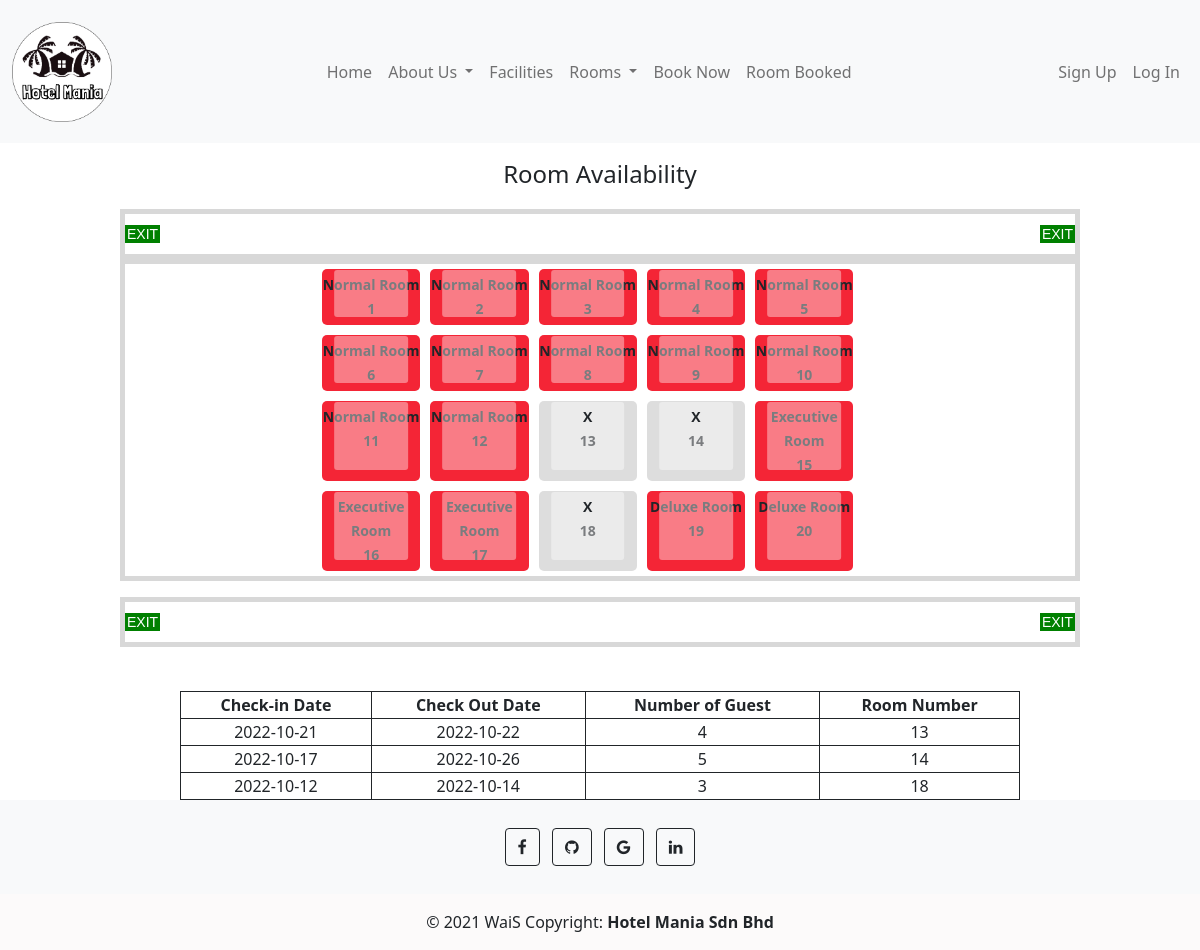
Before: /room-availability.php with the older database file.
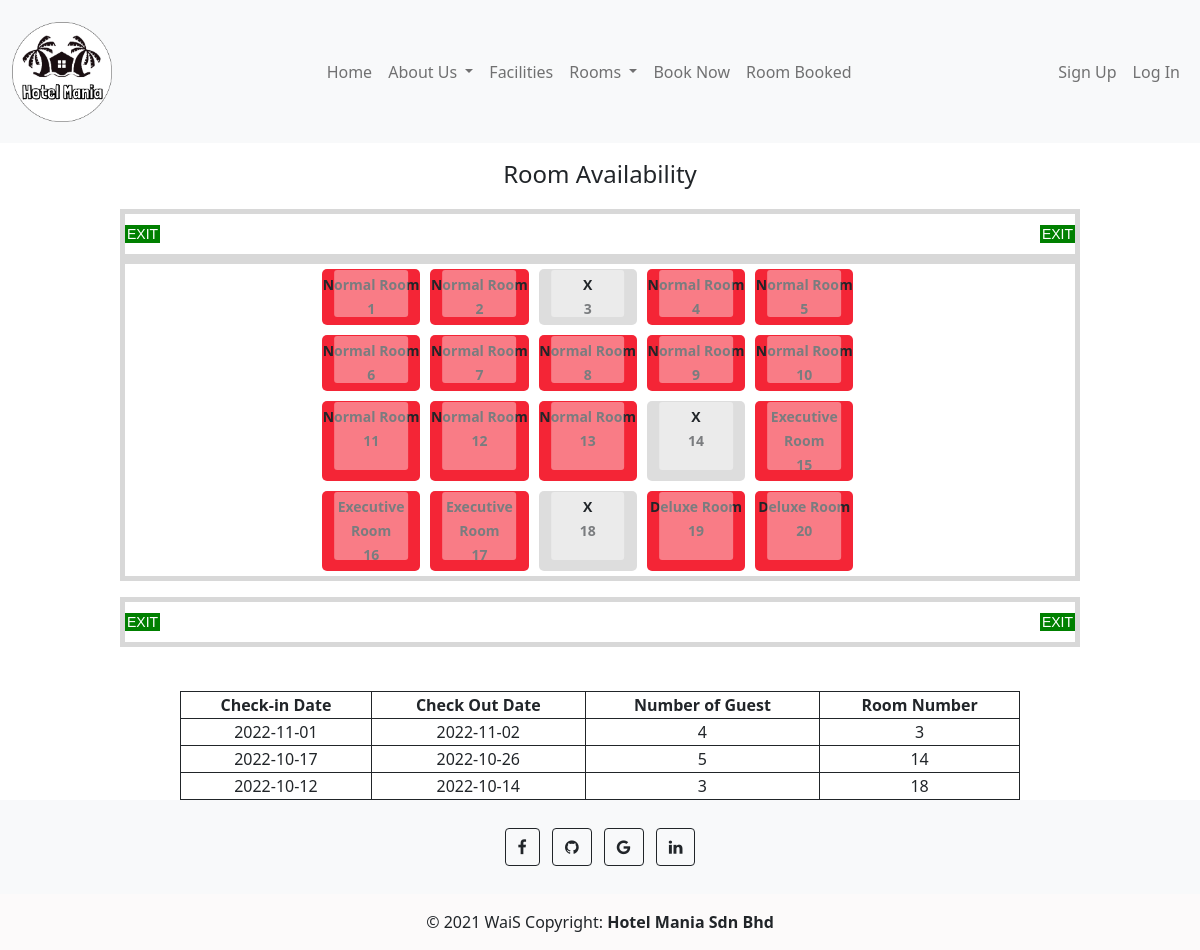
After: the same page with the newer database file.
### tables this page shows
CREATE TABLE `roomdb` (
  `roomId` int(11) NOT NULL,
  `roomNumber` int(11) NOT NULL,
  `roomFloor` int(11) NOT NULL,
  `roomAvailability` enum('available','unavailable') NOT NULL,
  `customerId` int(11) DEFAULT NULL,
  `roomType` enum('Normal','Executive','Deluxe') NOT NULL,
  `checkInDate` date DEFAULT NULL,
  `checkOutDate` date DEFAULT NULL,
  `numofGuest` int(11) DEFAULT NULL
);

### backend/config.php (called while the page is built)
<?php
require_once "product_db.php";
$product_db = new product_db();
?>

### backend/product_db.php (called while the page is built, shortened)
<?php
require_once "DBController.php";
class product_db extends DBController{
    function getRoomAvailability()
    {
        $query = "SELECT * FROM roomdb WHERE roomAvailability='unavailable'";
        $productResult = $this->getDBResult($query);
        return $productResult;
    }
    public function getRoom($query)
	{
        $query = "SELECT * FROM roomdb";
        $productResult = $this->getDBResult($query);
        return $productResult;
	}
}
?>

### backend/DBController.php (called while the page is built, shortened)
<?php
class DBController
{
    private $host = "localhost";
    private $user = "root";
    private $password = "";
    private $database = "hotel_mania";
    private static $conn;
    function __construct()
    {
        $this->conn = mysqli_connect($this->host, $this->user, $this->password, $this->database);
    }
    function getDBResult($query, $params = array())
    {
        $sql_statement = $this->conn->prepare($query);
        $sql_statement->execute();
        $result = $sql_statement->get_result();
        if ($result->num_rows > 0) {
            while ($row = $result->fetch_assoc()) {
                $resultset[] = $row;
            }
        }
        if (! empty($resultset)) {
            return $resultset;
        }
    }
}

### room-availability.php (the view, shortened to what the changed rows need)
<?php require_once "backend/config.php"; ?>
<!DOCTYPE html>
<html lang="en">
<head>
    <link rel="stylesheet" href="css/availability.css">
    <link href="https://cdn.jsdelivr.net/npm/bootstrap@5.1.1/dist/css/bootstrap.min.css" rel="stylesheet">
    <link rel="stylesheet" href="https://cdn.jsdelivr.net/npm/bootstrap-icons@1.6.0/font/bootstrap-icons.css">
    <link rel="stylesheet" href="https://cdnjs.cloudflare.com/ajax/libs/bootstrap-datepicker/1.9.0/css/bootstrap-datepicker.min.css">
    <link rel="stylesheet" href="https://cdnjs.cloudflare.com/ajax/libs/font-awesome/4.7.0/css/font-awesome.min.css">
</head>
<?php include 'include_php/header.php';?>
<body>
<div class="level">
  <ol class="hall">
    <li class="row row--1">
      <ol class="rooms" type="A">
            <?php
            $query = "SELECT * FROM roomdb";
            $product_array = $product_db->getRoom($query);
            if (!empty($product_array)) {
                foreach ($product_array as $key => $value) {
                    if ($product_array[$key]["roomId"] <= 5) {
                        if($product_array[$key]["roomAvailability"] == "available"){
                            ?>
                                <li class="room">
                                    <label for="<?php echo $product_array[$key]["roomId"]; ?>"><?php echo $product_array[$key]["roomType"]; ?> Room<br><?php echo $product_array[$key]["roomNumber"]; ?></label>
                                </li>
                            <?php
                                }else{
                            ?>
                                <li class="room">
                                    <label for="<?php echo $product_array[$key]["roomId"]; ?>"><?php echo $product_array[$key]["roomType"]; ?> Room<br><?php echo $product_array[$key]["roomNumber"]; ?></label>
                                </li>
                            <?php
                                }
                            }
                            }
                        }
                            ?>
      </ol>
    </li>
    <li class="row row--2">
      <ol class="rooms" type="B">
            <?php
            $query = "SELECT * FROM roomdb";
            $product_array = $product_db->getRoom($query);
            if (!empty($product_array)) {
                foreach ($product_array as $key => $value) {
                    if ($product_array[$key]["roomId"] >=6 &&  $product_array[$key]["roomId"] <= 10 ) {
                        if($product_array[$key]["roomAvailability"] == "available"){
                            ?>
                                <li class="room">
                                    <label for="<?php echo $product_array[$key]["roomId"]; ?>"><?php echo $product_array[$key]["roomType"]; ?> Room<br><?php echo $product_array[$key]["roomNumber"]; ?></label>
                                </li>
                            <?php
                                }
                            }
                            }
                        }
                            ?>
      </ol>
    </li>
    <li class="row row--3">
      <ol class="rooms" type="C">
            <?php
            $query = "SELECT * FROM roomdb";
            $product_array = $product_db->getRoom($query);
            if (!empty($product_array)) {
                foreach ($product_array as $key => $value) {
                    if ($product_array[$key]["roomId"] >= 11 &&  $product_array[$key]["roomId"] <= 15 ) {
                        if($product_array[$key]["roomAvailability"] == "available"){
            ?>
                <li class="room">
                    <label for="<?php echo $product_array[$key]["roomId"]; ?>"><?php echo $product_array[$key]["roomType"]; ?> Room<br><?php echo $product_array[$key]["roomNumber"]; ?></label>
                </li>
            <?php
                }else{
            ?>
                <li class="room">
                    <label for="<?php echo $product_array[$key]["roomId"]; ?>"><?php echo $product_array[$key]["roomType"]; ?> Room<br><?php echo $product_array[$key]["roomNumber"]; ?></label>
                </li>
            <?php
                }
            }
            }
        }
            ?>
      </ol>
    </li>
    <li class="row row--4">
      <ol class="rooms" type="D">
            <?php
            $query = "SELECT * FROM roomdb";
            $product_array = $product_db->getRoom($query);
            if (!empty($product_array)) {
                foreach ($product_array as $key => $value) {
                    if ($product_array[$key]["roomId"] >= 16 &&  $product_array[$key]["roomId"] <= 20 ) {
                        if($product_array[$key]["roomAvailability"] == "available"){
                            ?>
                                <li class="room">
                                    <label for="<?php echo $product_array[$key]["roomId"]; ?>"><?php echo $product_array[$key]["roomType"]; ?> Room<br><?php echo $product_array[$key]["roomNumber"]; ?></label>
                                </li>
                            <?php
                                }else{
                            ?>
                                <li class="room">
                                    <label for="<?php echo $product_array[$key]["roomId"]; ?>"><?php echo $product_array[$key]["roomType"]; ?> Room<br><?php echo $product_array[$key]["roomNumber"]; ?></label>
                                </li>
                            <?php
                                   }   }
            }
        }
            ?>
      </ol>
    </li>
    </ol>
    </div>
<br>
<table style="margin-left: auto; margin-right: auto; border: 1px solid;border-collapse: collapse; width: 70%;">
        <tr>
            <td style="border: 1px solid;text-align: center;"><b> Check-in Date <b> </td>
            <td style="border: 1px solid;text-align: center;"><b> Check Out Date <b> </td>
            <td style="border: 1px solid;text-align: center;"><b> Number of Guest<b> </td>
            <td style="border: 1px solid;text-align: center;"><b> Room Number<b> </td>
        </tr>
        <tr>
        <?php
            $query = "SELECT * FROM roomdb WHERE roomAvailability='unavailable'";
            $product_array = $product_db->getRoomAvailability($query);
            if (!empty($product_array)) {
                foreach ($product_array as $key => $value) {
        ?>
            <td style="border: 1px solid;text-align: center;"><?php echo $product_array[$key]["checkInDate"]; ?> </td>
            <td style="border: 1px solid;text-align: center;"><?php echo $product_array[$key]["checkOutDate"]; ?> </td>
            <td style="border: 1px solid;text-align: center;"><?php echo $product_array[$key]["numofGuest"]; ?> </td>
            <td style="border: 1px solid;text-align: center;"><?php echo $product_array[$key]["roomNumber"]; ?> </td>
        </tr>
        <?php }} ?>
    </table>
<?php include 'include_php/footer.php';?>
</body>
</html>

Changed rows visible on the page:
no longer on one of the page's lists (row edited): roomdb: checkInDate "2022-10-21", checkOutDate "2022-10-22", numofGuest "4", roomNumber "13"
now on one of the page's lists (row edited): roomdb: checkInDate "2022-11-01", checkOutDate "2022-11-02", numofGuest "4", roomNumber "3"
changed roomdb (number 3 of 20 on the later page): roomAvailability "available" → "unavailable" (drawn); roomType "Normal" → (not shown)
changed roomdb (number 13 of 20 on the later page): roomAvailability "unavailable" → "available" (drawn); roomType (not shown) → "Normal"
